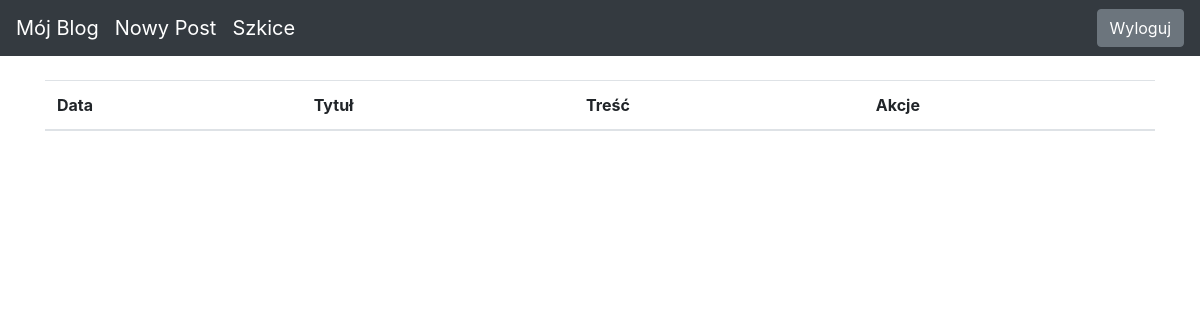
The page /drafts/ (signed in) on the database as committed earlier.
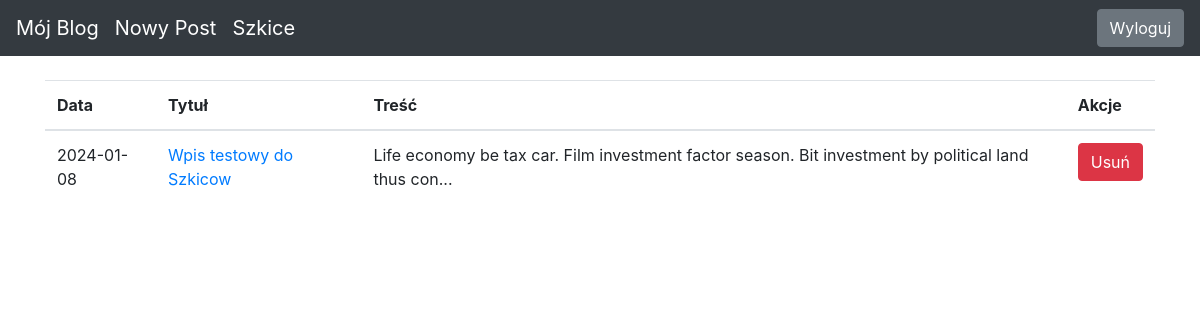
The same page on the database as committed later.
### blog/models.py (models this page shows)
class Entry(db.Model):
   id = db.Column(db.Integer, primary_key=True)
   title = db.Column(db.String(80), nullable=False)
   body = db.Column(db.Text, nullable=False)
   pub_date = db.Column(db.DateTime, nullable=False, default=datetime.datetime.utcnow)
   is_published = db.Column(db.Boolean, default=False)

### blog/routes.py (the view)
@app.route("/drafts/", methods=['GET'])
@login_required
def list_drafts():
   drafts = Entry.query.filter_by(is_published=False).order_by(Entry.pub_date.desc())
   return render_template("drafts.html", drafts=drafts)

### blog/routes.py (called while the page is built)
def login_required(view_func):
   @functools.wraps(view_func)
   def check_permissions(*args, **kwargs):
       if session.get('logged_in'):
           return view_func(*args, **kwargs)
       return redirect(url_for('login', next=request.path))
   return check_permissions

### blog/templates/drafts.html
{% extends "base.html" %}
{% block content %}
<table class="table">
   <thead>
     <tr>
       <th scope="col">Data</th>
       <th scope="col">Tytuł</th>
       <th scope="col">Treść</th>
       <th scope="col">Akcje</th>
     </tr>
   </thead>
   <tbody>
       {% for post in drafts %}
     <tr>
       <td>
           {{ post.pub_date.strftime('%Y-%m-%d') }}
       </td>
       <td>
           <a href="{{ url_for('edit_entry', entry_id=post.id) }}">
               {{ post.title }}
           </a>
       </td>
       <td>{{ post.body|truncate(100, true) }}</td>
       <td>
           <form method="post" action="{{ url_for('delete_entry', entry_id=post.id) }}" onsubmit="return confirm('Czy na pewno chcesz usunąć wpis?');">
               <button type="submit" class="btn btn-danger">Usuń</button>
           </form>
       </td>
     </tr>
     {% endfor %}
   </tbody>
 </table>
{% endblock %}

Rows that differ between the two databases and show on the page:
added Entry: pub_date "2024-01-08", title "Wpis testowy do Szkicow", body "Life economy be tax car. Film investment factor season. Bit investment by political land thus con..."
